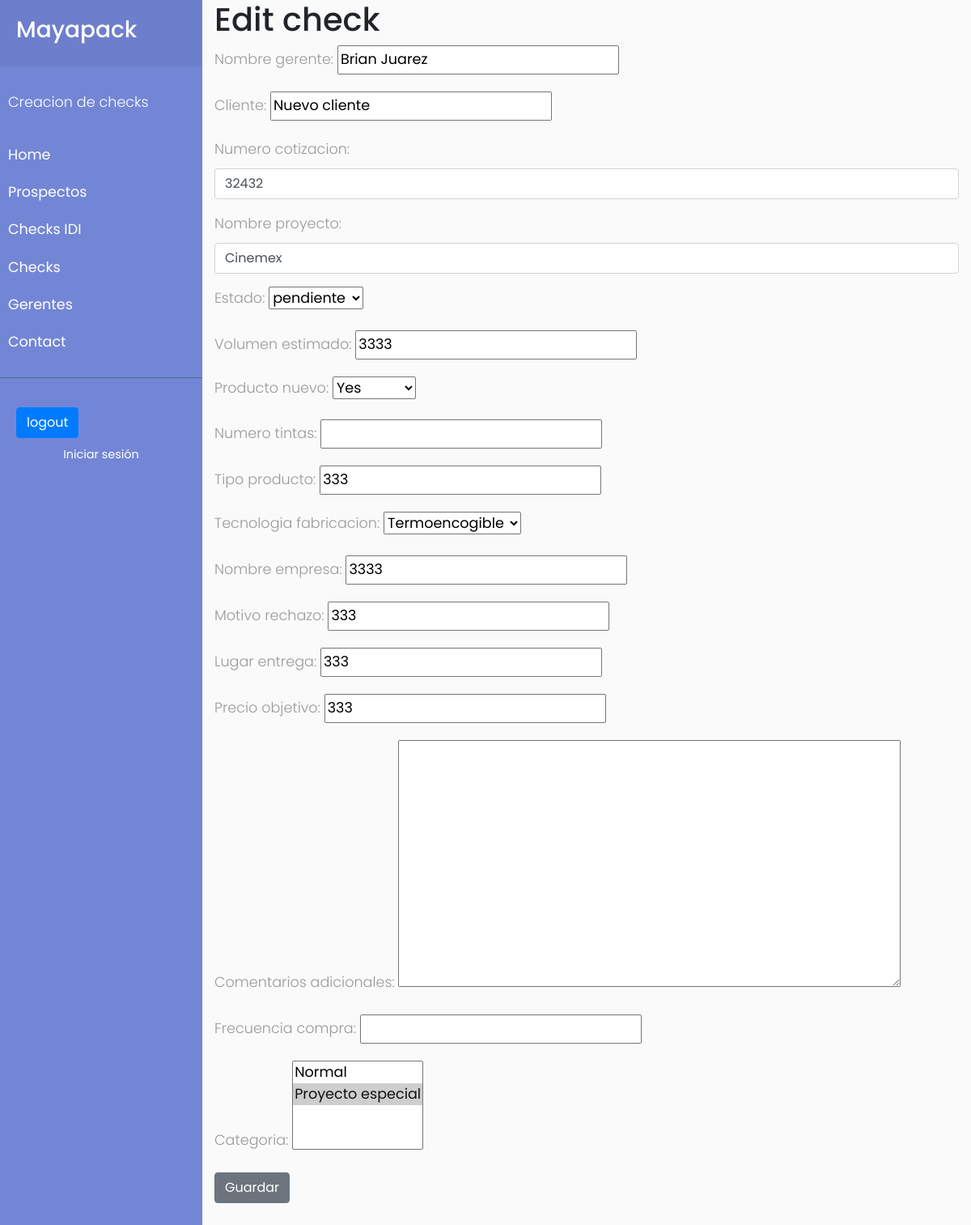
Screenshot of /editar/16 (signed in) with the database file from the repository.
### cotizaciones/models.py (models this page shows, shortened)
class Check(models.Model):
    STATUS_CHOICES = [('pendiente', 'pendiente'),('aprobado', 'aprobado'),('rechazado', 'rechazado')]
    PRODUCT_CLASIFICATIOM= [('si', 'si'),('no', 'no')]
    nombre_gerente = models.CharField(max_length=100, null=True)
    numero_cotizacion = models.IntegerField(max_length=10, null=True,  blank=True)
    nombre_empresa = models.CharField(max_length=100, null=True, blank=True )
    nombre_proyecto = models.CharField(max_length=100, null=True, blank=True)
    volumen_estimado = models.IntegerField(null=True,blank=True)
    numero_tintas = models.IntegerField(null=True, blank=True)
    tecnologia_fabricacion = models.CharField(max_length=100, null=True, blank=True)
    lugar_entrega = models.CharField(max_length=100, null=True, blank=True)
    producto_nuevo = models.BooleanField(default=False, null=True, blank=True)
    fecha_solicitud = models.DateTimeField(default=datetime.now())
    precio_objetivo = models.IntegerField(max_length=10, null=True, blank=True)
    tipo_producto = models.CharField(max_length=100, null=True, blank=True)
    comentarios_adicionales = models.TextField(max_length=300, blank=True, null=True) #por si existe algun requerimiento en especifico para el proyecto
    frecuencia_compra = models.CharField(blank=True, max_length=100, null=True)
    estatus=models.ManyToManyField(Status, related_name='status', blank=True) # El estatus se refiere al estado en el pipeline de ventas
    estado=models.CharField(max_length=10, choices=STATUS_CHOICES, default='pendiente', blank=True) #Este estado se refiere a la clasificacion de IDI.
    motivo_rechazo =models.CharField( blank=True, max_length=100)
    autor=models.ForeignKey(User, on_delete=models.SET_NULL, null=True)
    fecha_expiracion=models.DateTimeField(default=timezone.now() + timedelta (days=10))
    vigente=models.BooleanField(default=True, null=True) #Vigencia del check
    cliente=models.CharField(max_length=100, null=True,  blank=True)
    categoria=models.ManyToManyField(Categoria, related_name='relevancia_check', blank=True) # relevancia de la categoria

### cotizaciones/views.py (the view)
# urls.py: path('editar/<int:id>', views.Check_control.update_check, name='editar'),
    def update_check(request, id):
        check=get_object_or_404(Check, id=id, autor_id=request.user)
        if request.method=='POST':
            form=CheckForm(data=request.POST, instance=check)
            if form.is_valid():
                form.instance.autor = request.user
                form.save()
            return redirect('cotizaciones') #Después debe redirigir a la lista de checks creados
        else:
            print('No es valido')
        form=CheckForm(instance=check)
        return render(request, 'cotizaciones/edit.html', {'form': form })

### cotizaciones/models.py (called while the page is built)
    def __str__(self):
        return self.nombre

### templates/cotizaciones/edit.html (shortened to what this page needs)
{% extends 'base.html' %}
{% block content %}
{% load static %}
    <div class="container">
        <h1>Edit check</h1>
        <div class='mb-3'>
          <form method="post">
              {{form.as_p}}
              <button type="submit" class="btn btn-secondary mb-3">Guardar</button>
          </form>
        </div>
    </div>
{% endblock %}

### cotizaciones/static/cotizaciones/css/sidemenu.css (style rules this page uses)
body { font-family: 'Poppins', sans-serif; background: #fafafa; }
p { font-family: 'Poppins', sans-serif; font-size: 1.1em; font-weight: 300; line-height: 1.7em; color: #999; }

### rows the page displays
Check: nombre_gerente "Brian Juarez", cliente "Nuevo cliente", numero_cotizacion "32432", nombre_proyecto "Cinemex", estado "pendiente", volumen_estimado "3333", producto_nuevo "Yes", tipo_producto "333", tecnologia_fabricacion "Termoencogible", nombre_empresa "3333", motivo_rechazo "333", lugar_entrega "333", precio_objetivo "333"
